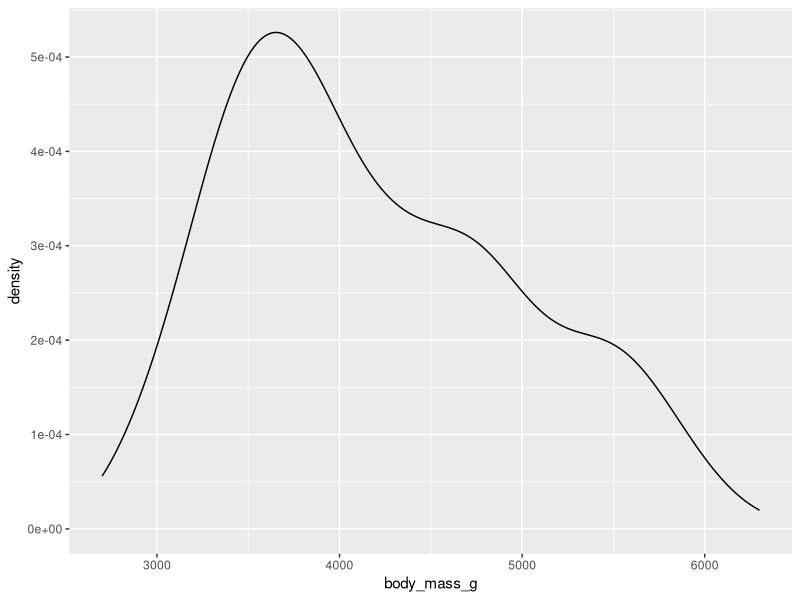
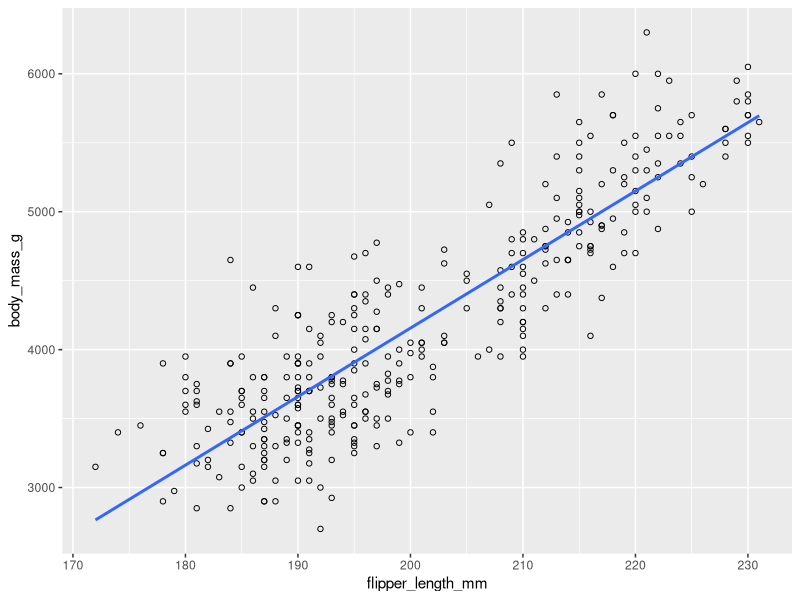
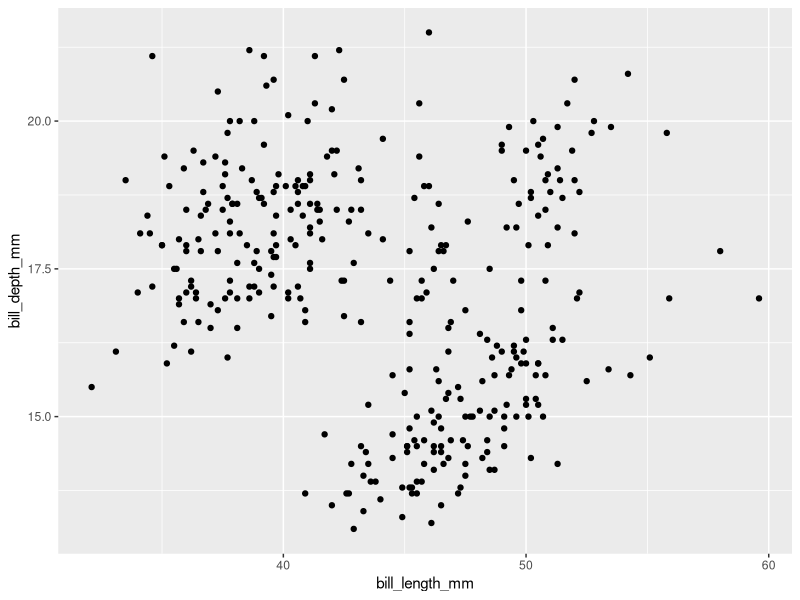
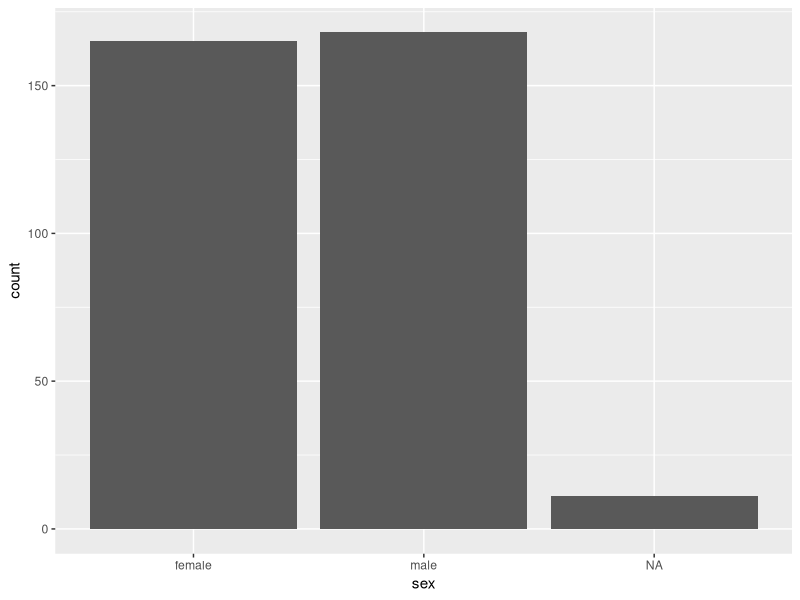

Source code (R) for these figures, in order:
## ---- chunk 1
knitr::opts_chunk$set(echo = TRUE)
library(palmerpenguins)
library(ggplot2)
library(tidyverse)
library(scales)
## ---- chunk 2
summary(penguins)
## ---- chunk 3
ggplot(penguins, aes(body_mass_g))+
  geom_density()
## ---- chunk 4
ggplot(penguins, aes(flipper_length_mm, body_mass_g)) +
  geom_point(shape=1) +
  geom_smooth(method=lm,   # Add linear regression line
                se=FALSE)    # Don't add shaded confidence region
## ---- chunk 5
ggplot(penguins, aes(bill_length_mm, bill_depth_mm)) +
  geom_point()
## ---- chunk 6
ggplot(penguins, aes(sex)) +
  geom_bar()
